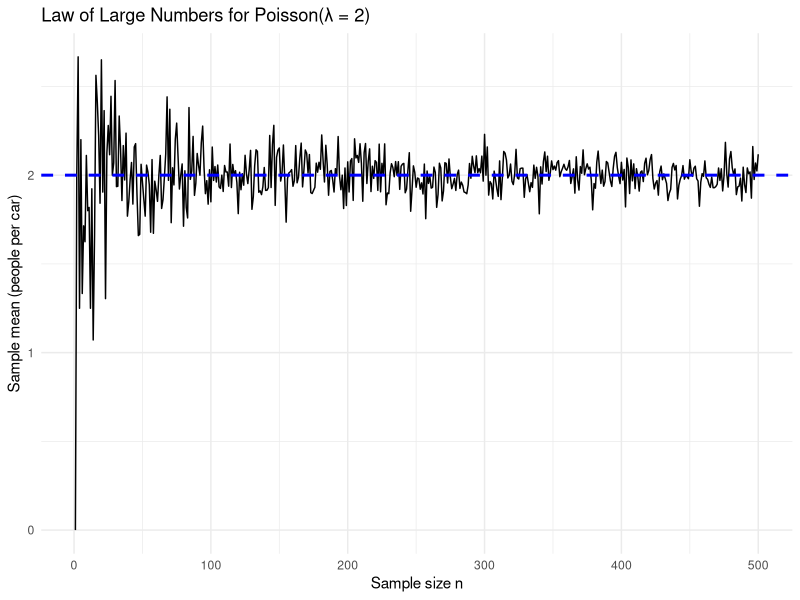
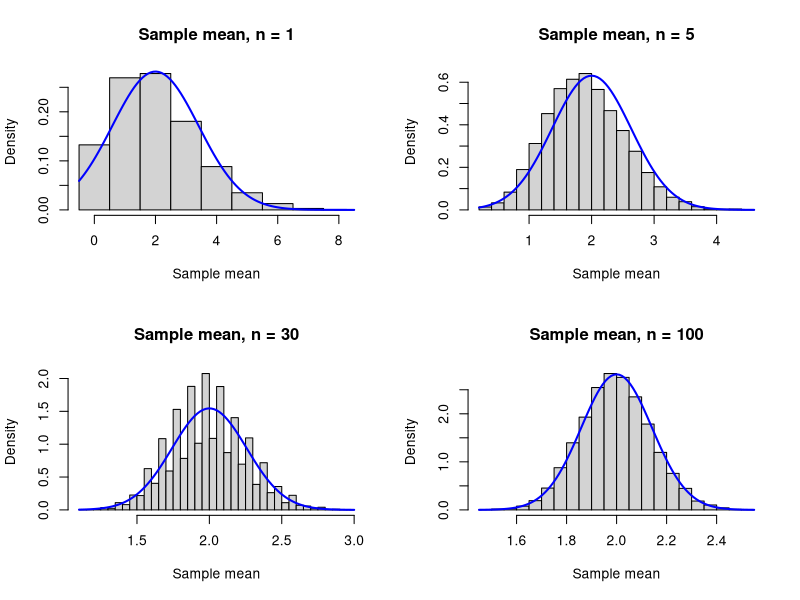
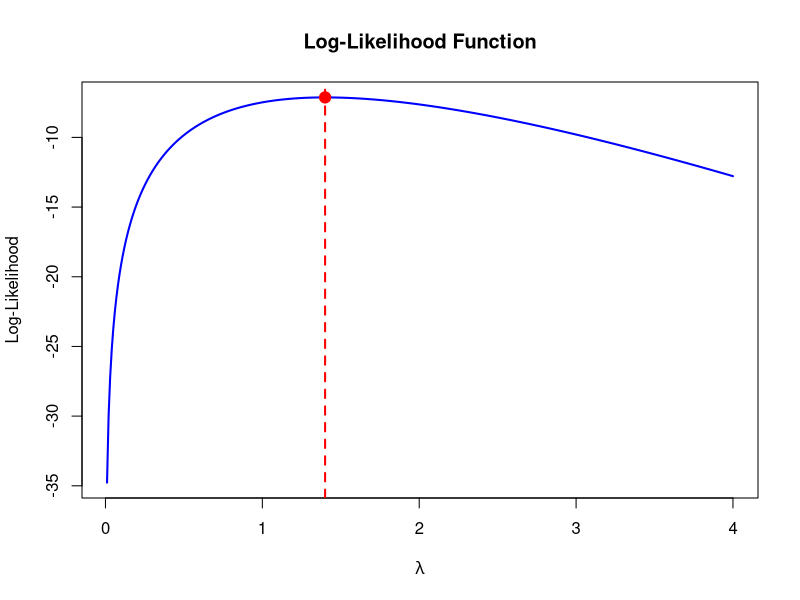
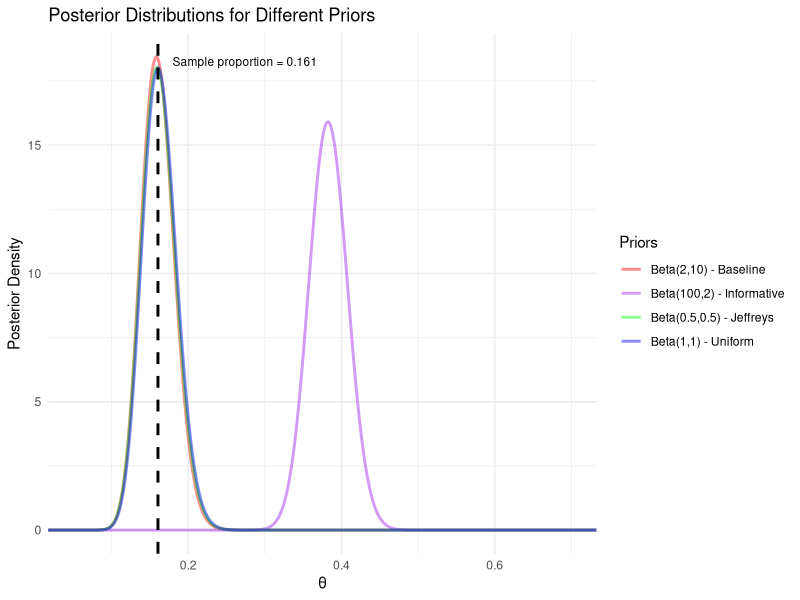

Here is the R script that generated these plots, in order:
## ---- chunk 1
knitr::opts_chunk$set(echo = TRUE)
## ---- chunk 2
library(tidyverse)
## ---- chunk 3
#1 A:
set.seed(1234)  #Random Seed to make results reproducible
lambda <- 2
max_n  <- 500

# Generate sample means for n = 1, ..., 500
results <- tibble(
  n = 1:max_n
) %>%
  mutate(
    sample_mean = map_dbl(n, ~ mean(rpois(.x, lambda = lambda)))
  )

# Plot
ggplot(results, aes(x = n, y = sample_mean)) +
  geom_line() +
  geom_hline(yintercept = lambda,
             colour = "blue",
             linetype = "dashed",
             linewidth = 1) +
  labs(
    title = "Law of Large Numbers for Poisson(λ = 2)",
    x = "Sample size n",
    y = "Sample mean (people per car)"
  ) +
  theme_minimal()

## ---- chunk 4

#1 C:
set.seed(1234)  # Random Seed to make results reproducible

lambda <- 2
B <- 10000  # number of replicates

# Function to generate one sample mean for given n
sim_mean <- function(n) {
  mean(rpois(n, lambda = lambda))
}

# Generate 10,000 replicates of the sample mean for different n
means_1   <- replicate(B, sim_mean(1))
means_5   <- replicate(B, sim_mean(5))
means_30  <- replicate(B, sim_mean(30))
means_100 <- replicate(B, sim_mean(100))

# 2x2 layout for four histograms
op <- par(mfrow = c(2, 2))

# n = 1
hist(
  means_1,
  breaks = seq(-0.5, max(means_1) + 0.5, by = 1),
  freq   = FALSE,
  main   = "Sample mean, n = 1",
  xlab   = "Sample mean"
)
curve(dnorm(x, mean = lambda, sd = sqrt(lambda / 1)),
      add = TRUE, lwd = 2, col = "blue")

# n = 5
hist(
  means_5,
  breaks = 30,
  freq   = FALSE,
  main   = "Sample mean, n = 5",
  xlab   = "Sample mean"
)
curve(dnorm(x, mean = lambda, sd = sqrt(lambda / 5)),
      add = TRUE, lwd = 2, col = "blue")

# n = 30
hist(
  means_30,
  breaks = 30,
  freq   = FALSE,
  main   = "Sample mean, n = 30",
  xlab   = "Sample mean"
)
curve(dnorm(x, mean = lambda, sd = sqrt(lambda / 30)),
      add = TRUE, lwd = 2, col = "blue")

# n = 100
hist(
  means_100,
  breaks = 30,
  freq   = FALSE,
  main   = "Sample mean, n = 100",
  xlab   = "Sample mean"
)
curve(dnorm(x, mean = lambda, sd = sqrt(lambda / 100)),
      add = TRUE, lwd = 2, col = "blue")

# Reset plotting layout
par(op)
## ---- chunk 5

## ---- chunk 6

#1(a)
floods <- c(1, 3, 1, 2, 0)
n <- length(floods)
sum_x <- sum(floods)
prod_factorials <- prod(factorial(floods))

#L(lambda) = (lambda^7 * e^(-5*lambda)) / 12
likelihood <- function(lambda) {
  (lambda^sum_x * exp(-n * lambda)) / prod_factorials
}

# 1(b)
# log L(lambda) = 7*log(lambda) - 5*lambda - log(12)
log_likelihood <- function(lambda) {
  sum_x * log(lambda) - n * lambda - log(prod_factorials)
}

# 1(c)
# MLE: lambda_hat = sum(x) / n
lambda_hat <- sum_x / n
lambda_hat

# 1(d)
# lambda_hat represents the estimated average number of floods per 5-year period
# It is calculated as the sample mean of the observed data
# lambda_hat = 7/5 = 1.4 floods per period

#1(e)
lambda_values <- seq(0.01, 4, by = 0.01)
log_lik_values <- sapply(lambda_values, log_likelihood)

plot(lambda_values, log_lik_values,
     type = "l",
     col = "blue",
     lwd = 2,
     xlab = expression(lambda),
     ylab = "Log-Likelihood",
     main = "Log-Likelihood Function")

abline(v = lambda_hat, col = "red", lwd = 2, lty = 2)
points(lambda_hat, log_likelihood(lambda_hat), col = "red", pch = 19, cex = 1.5)

## ---- chunk 7
library(tidyverse)

# assigning the total success and number of trials
y <- 44
n <- 274

# assigning priors using 
priors <- list(
  baseline = c(2, 10),
  uniform = c(1, 1),
  jeffreys = c(0.5, 0.5),
  informative = c(100, 2)
)

#since we will be plotting beta distribution, we have ton create 1000 equally spaced probability values between 0 and 1 to generate smooth, continuous-looking curves for the posterior density functions.
theta <- seq(0, 1, length.out = 1000)

# Create empty data frame for posterior trials 
posterior_data <- data.frame()

# calculating posterior density based on the formula in 3A using for loops. 
for(prior_name in names(priors)) {
  a <- priors[[prior_name]][1]
  b <- priors[[prior_name]][2]
  
  # Posterior parameters: Beta(a + y, b + n - y)
  alpha_post <- a + y
  beta_post <- b + n - y
  
  # Calculate posterior density
  post_dens <- dbeta(theta, shape1 = alpha_post, shape2 = beta_post)
  
  posterior_data <- rbind(posterior_data,
                         data.frame(
                           theta = theta,
                           density = post_dens,
                           prior = prior_name
                         ))
}

# Calculate sample proportion
sample_prop <- y/n

# Create the plot
ggplot(posterior_data, aes(x = theta, y = density, color = prior)) +
  geom_line(size = 1, alpha = 0.45) +
  geom_vline(xintercept = sample_prop, linetype = "dashed", size = 1) +
  scale_color_manual(
    name = "Priors",
    values = c(
      baseline = "red",
      uniform = "blue", 
      jeffreys = "green",
      informative = "purple"
    ),
    labels = c(
      baseline = "Beta(2,10) - Baseline",
      uniform = "Beta(1,1) - Uniform",
      jeffreys = "Beta(0.5,0.5) - Jeffreys",
      informative = "Beta(100,2) - Informative"
    )
  ) + coord_cartesian(xlim = c(0.05, 0.70)) + labs(
    title = "Posterior Distributions for Different Priors",
    x = "θ",
    y = "Posterior Density"
  ) +
  theme_minimal() +
  annotate("text", x = sample_prop, y = max(posterior_data$density), 
           label = paste("Sample proportion =", round(sample_prop, 3)),
           hjust = -0.1, vjust = 1, size = 3)
